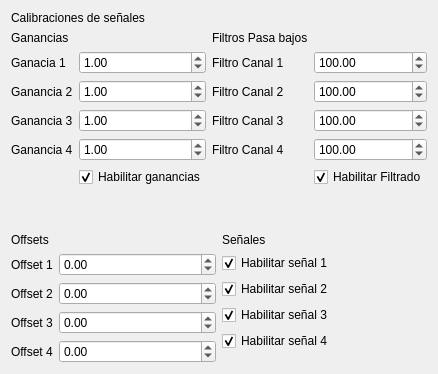
      <widget class="QWidget" name="tab_3">
       <attribute name="title">
        <string>Calibracion</string>
       </attribute>
       <layout class="QGridLayout" name="gridLayout_5">
        <item row="0" column="0">
         <layout class="QGridLayout" name="gridLayout_4">
          <item row="3" column="0" rowspan="2">
           <layout class="QHBoxLayout" name="horizontalLayout_21">
            <item>
             <layout class="QFormLayout" name="formLayout_5">
              <property name="fieldGrowthPolicy">
               <enum>QFormLayout::AllNonFixedFieldsGrow</enum>
              </property>
              <item row="0" column="0">
               <widget class="QLabel" name="label_9">
                <property name="text">
                 <string>Offsets</string>
                </property>
               </widget>
              </item>
              <item row="1" column="0">
               <widget class="QLabel" name="offset1Label">
                <property name="text">
                 <string>Offset 1</string>
                </property>
               </widget>
              </item>
              <item row="1" column="1">
               <widget class="QDoubleSpinBox" name="offset1DoubleSpinBox">
                <property name="minimum">
                 <double>-10000.000000000000000</double>
                </property>
                <property name="maximum">
                 <double>10000.000000000000000</double>
                </property>
                <property name="singleStep">
                 <double>1.000000000000000</double>
                </property>
               </widget>
              </item>
              <item row="2" column="0">
               <widget class="QLabel" name="offset2Label">
                <property name="text">
                 <string>Offset 2</string>
                </property>
               </widget>
              </item>
              <item row="2" column="1">
               <widget class="QDoubleSpinBox" name="offset2DoubleSpinBox">
                <property name="minimum">
                 <double>-10000.000000000000000</double>
                </property>
                <property name="maximum">
                 <double>10000.000000000000000</double>
                </property>
               </widget>
              </item>
              <item row="3" column="0">
               <widget class="QLabel" name="offset3Label">
                <property name="text">
                 <string>Offset 3</string>
                </property>
               </widget>
              </item>
              <item row="3" column="1">
               <widget class="QDoubleSpinBox" name="offset3DoubleSpinBox">
                <property name="minimum">
                 <double>-10000.000000000000000</double>
                </property>
                <property name="maximum">
                 <double>10000.000000000000000</double>
                </property>
               </widget>
              </item>
              <item row="4" column="0">
               <widget class="QLabel" name="offset4Label">
                <property name="text">
                 <string>Offset 4</string>
                </property>
               </widget>
              </item>
              <item row="4" column="1">
               <widget class="QDoubleSpinBox" name="offset4DoubleSpinBox">
                <property name="minimum">
                 <double>-10000.000000000000000</double>
                </property>
                <property name="maximum">
                 <double>10000.000000000000000</double>
                </property>
               </widget>
              </item>
             </layout>
            </item>
            <item>
             <layout class="QFormLayout" name="formLayout_7">
              <property name="fieldGrowthPolicy">
               <enum>QFormLayout::AllNonFixedFieldsGrow</enum>
              </property>
              <item row="0" column="0">
               <widget class="QLabel" name="label_10">
                <property name="text">
                 <string>Señales</string>
                </property>
               </widget>
              </item>
              <item row="1" column="0">
               <widget class="QCheckBox" name="signal1Check">
                <property name="text">
                 <string>Habilitar señal 1</string>
                </property>
                <property name="checked">
                 <bool>true</bool>
                </property>
               </widget>
              </item>
              <item row="2" column="0">
               <widget class="QCheckBox" name="signal2Check">
                <property name="text">
                 <string>Habilitar señal 2</string>
                </property>
                <property name="checked">
                 <bool>true</bool>
                </property>
               </widget>
              </item>
              <item row="3" column="0">
               <widget class="QCheckBox" name="signal3Check">
                <property name="text">
                 <string>Habilitar señal 3</string>
                </property>
                <property name="checked">
                 <bool>true</bool>
                </property>
               </widget>
              </item>
              <item row="4" column="0">
               <widget class="QCheckBox" name="signal4Check">
                <property name="text">
                 <string>Habilitar señal 4</string>
                </property>
                <property name="checked">
                 <bool>true</bool>
                </property>
               </widget>
              </item>
             </layout>
            </item>
           </layout>
          </item>
          <item row="1" column="0">
           <layout class="QHBoxLayout" name="horizontalLayout_20">
            <item>
             <layout class="QFormLayout" name="formLayout">
              <property name="fieldGrowthPolicy">
               <enum>QFormLayout::AllNonFixedFieldsGrow</enum>
              </property>
              <item row="0" column="0">
               <widget class="QLabel" name="label_7">
                <property name="text">
                 <string>Ganancias</string>
                </property>
               </widget>
              </item>
              <item row="1" column="0">
               <widget class="QLabel" name="ganacia1Label">
                <property name="text">
                 <string>Ganacia 1</string>
                </property>
               </widget>
              </item>
              <item row="1" column="1">
               <widget class="QDoubleSpinBox" name="ganacia1DoubleSpinBox">
                <property name="minimum">
                 <double>-1000.000000000000000</double>
                </property>
                <property name="maximum">
                 <double>1000.000000000000000</double>
                </property>
                <property name="value">
                 <double>1.000000000000000</double>
                </property>
               </widget>
              </item>
              <item row="2" column="0">
               <widget class="QLabel" name="ganancia2Label">
                <property name="text">
                 <string>Ganancia 2</string>
                </property>
               </widget>
              </item>
              <item row="2" column="1">
               <widget class="QDoubleSpinBox" name="ganancia2DoubleSpinBox">
                <property name="minimum">
                 <double>-1000.000000000000000</double>
                </property>
                <property name="maximum">
                 <double>1000.000000000000000</double>
                </property>
                <property name="value">
                 <double>1.000000000000000</double>
                </property>
               </widget>
              </item>
              <item row="3" column="0">
               <widget class="QLabel" name="ganancia3Label">
                <property name="text">
                 <string>Ganancia 3</string>
                </property>
               </widget>
              </item>
              <item row="3" column="1">
               <widget class="QDoubleSpinBox" name="ganancia3DoubleSpinBox">
                <property name="minimum">
                 <double>-1000.000000000000000</double>
                </property>
                <property name="maximum">
                 <double>1000.000000000000000</double>
                </property>
                <property name="value">
                 <double>1.000000000000000</double>
                </property>
               </widget>
              </item>
              <item row="4" column="0">
               <widget class="QLabel" name="ganancia4Label">
                <property name="text">
                 <string>Ganancia 4</string>
                </property>
               </widget>
              </item>
              <item row="4" column="1">
               <widget class="QDoubleSpinBox" name="ganancia4DoubleSpinBox">
                <property name="minimum">
                 <double>-1000.000000000000000</double>
                </property>
                <property name="maximum">
                 <double>1000.000000000000000</double>
                </property>
                <property name="value">
                 <double>1.000000000000000</double>
                </property>
               </widget>
              </item>
              <item row="5" column="1">
               <widget class="QCheckBox" name="gainCheckBox">
                <property name="text">
                 <string>Habilitar ganancias</string>
                </property>
                <property name="checked">
                 <bool>true</bool>
                </property>
               </widget>
              </item>
             </layout>
            </item>
            <item>
             <layout class="QFormLayout" name="formLayout_2">
              <property name="fieldGrowthPolicy">
               <enum>QFormLayout::AllNonFixedFieldsGrow</enum>
              </property>
              <item row="0" column="0">
               <widget class="QLabel" name="label_8">
                <property name="text">
                 <string>Filtros Pasa bajos</string>
                </property>
               </widget>
              </item>
              <item row="1" column="0">
               <widget class="QLabel" name="filtroCanal1Label">
                <property name="text">
                 <string>Filtro Canal 1</string>
                </property>
               </widget>
              </item>
              <item row="1" column="1">
               <widget class="QDoubleSpinBox" name="filtroCanal1DoubleSpinBox">
                <property name="maximum">
                 <double>10000.000000000000000</double>
                </property>
                <property name="value">
                 <double>100.000000000000000</double>
                </property>
               </widget>
              </item>
              <item row="2" column="0">
               <widget class="QLabel" name="filtroCanal2Label">
                <property name="text">
                 <string>Filtro Canal 2</string>
                </property>
               </widget>
              </item>
              <item row="2" column="1">
               <widget class="QDoubleSpinBox" name="filtroCanal2DoubleSpinBox">
                <property name="maximum">
                 <double>10000.000000000000000</double>
                </property>
                <property name="value">
                 <double>100.000000000000000</double>
                </property>
               </widget>
              </item>
              <item row="3" column="0">
               <widget class="QLabel" name="filtroCanal3Label">
                <property name="text">
                 <string>Filtro Canal 3</string>
                </property>
               </widget>
              </item>
              <item row="3" column="1">
               <widget class="QDoubleSpinBox" name="filtroCanal3DoubleSpinBox">
                <property name="maximum">
                 <double>10000.000000000000000</double>
                </property>
                <property name="value">
                 <double>100.000000000000000</double>
                </property>
               </widget>
              </item>
              <item row="4" column="0">
               <widget class="QLabel" name="filtroCanal4Label">
                <property name="text">
                 <string>Filtro Canal 4</string>
                </property>
               </widget>
              </item>
              <item row="4" column="1">
               <widget class="QDoubleSpinBox" name="filtroCanal4DoubleSpinBox">
                <property name="maximum">
                 <double>10000.000000000000000</double>
                </property>
                <property name="value">
                 <double>100.000000000000000</double>
                </property>
               </widget>
              </item>
              <item row="5" column="0">
               <widget class="QLabel" name="label_11">
                <property name="text">
                 <string/>
                </property>
               </widget>
              </item>
              <item row="5" column="1">
               <widget class="QCheckBox" name="filterCheckBox">
                <property name="text">
                 <string>Habilitar Filtrado</string>
                </property>
                <property name="checked">
                 <bool>true</bool>
                </property>
               </widget>
              </item>
             </layout>
            </item>
           </layout>
          </item>
          <item row="0" column="0">
           <widget class="QLabel" name="label_6">
            <property name="text">
             <string>Calibraciones de señales</string>
            </property>
           </widget>
          </item>
          <item row="2" column="0">
           <spacer name="verticalSpacer_4">
            <property name="orientation">
             <enum>Qt::Vertical</enum>
            </property>
            <property name="sizeHint" stdset="0">
             <size>
              <width>20</width>
              <height>40</height>
             </size>
            </property>
           </spacer>
          </item>
         </layout>
        </item>
       </layout>
      </widget>
